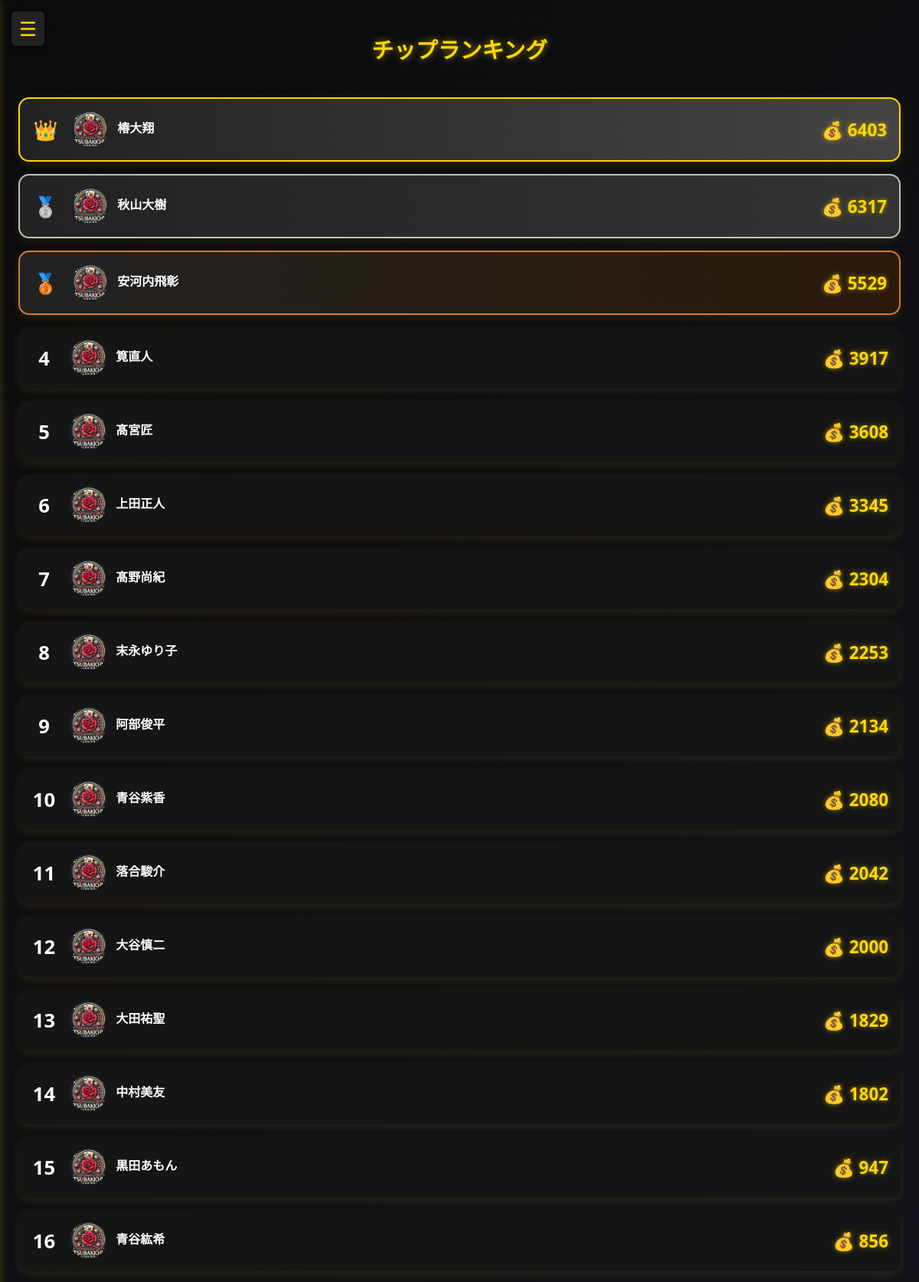
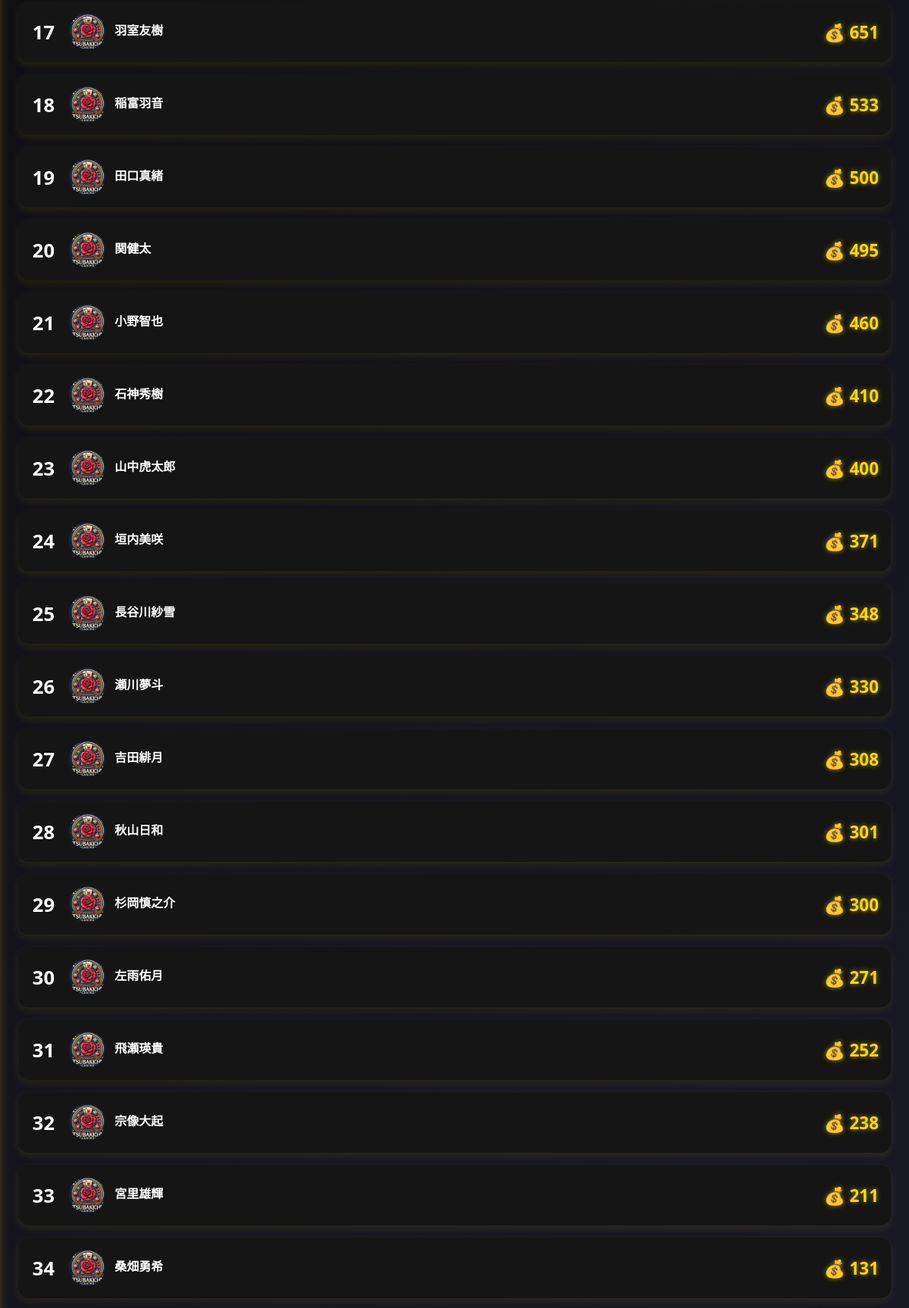
The app's page /ranking (signed in, upper part) with its own data (2 pictures, top to bottom).
### app/app.py (models this page shows)
class User(UserMixin, db.Model):
    id = db.Column(db.Integer, primary_key=True)
    name = db.Column(db.String(20),nullable=False, unique = True)
    username = db.Column(db.String(20),nullable=False, unique = True)
    pw = db.Column(db.String(20), nullable=False)
    chip = db.Column(db.Integer)
    point = db.Column(db.Integer)
    last_login = db.Column(db.Date)#年月日だけでいいのでData型。時間まで欲しい場合はDatetime
    station = db.Column(db.String(20))#最寄り駅
    fare = db.Column(db.Integer)#大宮駅までの運賃
    icon = db.Column(db.String(200), default="icons/default.png")#アイコン

### app/app.py (the view)
@app.route('/ranking')
@login_required
def ranking():
    users = User.query.order_by(User.chip.desc()).all()#usersをchipで降順(desc){昇順はasc}
    return render_template("ranking.html",users=users,current_user=current_user)

### app/app.py (called while the page is built)
@login_manager.user_loader
def load_user(user_id):
    return User.query.get(int(user_id))

### app/templates/ranking.html (shortened to what this page needs)
{% extends "base.html" %}
{% block content %}
<div class="ranking-container">
    <h1>チップランキング</h1>
    <div id="menu-button">☰</div>
    <div class="ranking-list">
        <table border = "1">
            {% for user in users %}
                <tr>
                    <div class="ranking-card {% if loop.index == 1 %}first{% elif loop.index == 2 %}second{% elif loop.index == 3 %}third{% endif %}">
                        <div class="rank-badge">
                            {% if loop.index == 1 %}👑{% elif loop.index == 2 %}🥈{% elif loop.index == 3 %}🥉{% else %}{{ loop.index }}{% endif %}
                        </div>
                        <div class="info">
                            <div class="name">
                                <a href="/profile/{{ user.id }}">
                                    <img src="{{ url_for('static', filename = user.icon) }}" alt="no_image" class="user-icon">
                                    {{ user.name }}
                                </a>
                            </div>
                            <span class="chip">💰 {{ user.chip }}</span>
                        </div>
                    </div>
                </tr>
            {% endfor %}
        </table>
    </div>
</div>
{% endblock %}

### app/templates/base.html (shortened to what this page needs)
<!DOCTYPE html>
<html lang="ja">
<head>
    <link rel="stylesheet" href="{{url_for('static',filename='css/style_card.css')}}">
</head>
<body>
    <div class="content">
        {% block content %}
        {% endblock %}
    </div>
</body>
</html>

### app/static/css/style_card.css (style rules this page uses)
body { background: linear-gradient(135deg, #0a0a0a, #1c1c2b); color: #fff; font-family: "Segoe UI", sans-serif; padding: 1rem; }
h1 { text-align: center; color: gold; margin-bottom: 1.5em; text-shadow: 0 0 10px rgba(255,215,0,0.6); font-size: 1.8em; }
.ranking-list { display: flex; flex-direction: column; gap: 1rem; }
.ranking-card { display: flex; align-items: center; background: #151515; border-radius: 14px; padding: 1rem; box-shadow: 0 4px 12px rgba(255,215,0,0.1); transition: transform 0.25s ease, box-shadow 0.25s ease; }
.rank-badge { font-size: 1.6rem; font-weight: bold; margin-right: 1rem; min-width: 35px; text-align: center; }
.first { background: linear-gradient(90deg, #222, #444); border: 2px solid gold; }
.second { background: linear-gradient(90deg, #222, #333); border: 2px solid silver; }
.third { background: linear-gradient(90deg, #222, #2a1a0a); border: 2px solid #cd7f32; }
.user-icon { width: 48px; height: 48px; border-radius: 50%; margin-right: 8px; vertical-align: middle; object-fit: cover; }
.info { display: flex; justify-content: space-between; align-items: center; width: 100%; }
.info .name a { font-weight: bold; color: #fff; text-decoration: none; display: inline-block; white-space: nowrap; }
.info .chip { font-size: 1.4rem; font-weight: bold; color: gold; margin: 0; text-shadow: 0 0 6px rgba(255,215,0,0.6); }
#menu-button { position: fixed; top: 15px; left: 15px; font-size: 1.6rem; color: gold; cursor: pointer; z-index: 1001; background: #222; padding: 5px 10px; border-radius: 6px; box-shadow: 0 2px 6px rgba(0,0,0,0.4); }

### records on screen
User: icon (placeholder picture), name "椿大翔", chip "6403"
User: icon (placeholder picture), name "秋山大樹", chip "6317"
User: icon (placeholder picture), name "安河内飛彰", chip "5529"
User: icon (placeholder picture), name "筧直人", chip "3917"
User: icon (placeholder picture), name "髙宮匠", chip "3608"
User: icon (placeholder picture), name "上田正人", chip "3345"
User: icon (placeholder picture), name "髙野尚紀", chip "2304"
User: icon (placeholder picture), name "末永ゆり子", chip "2253"
User: icon (placeholder picture), name "阿部俊平", chip "2134"
User: icon (placeholder picture), name "青谷紫香", chip "2080"
User: icon (placeholder picture), name "落合駿介", chip "2042"
User: icon (placeholder picture), name "大谷慎二", chip "2000"
User: icon (placeholder picture), name "大田祐聖", chip "1829"
User: icon (placeholder picture), name "中村美友", chip "1802"
User: icon (placeholder picture), name "黒田あもん", chip "947"
User: icon (placeholder picture), name "青谷紘希", chip "856"
User: icon (placeholder picture), name "羽室友樹", chip "651"
User: icon (placeholder picture), name "稲富羽音", chip "533"
User: icon (placeholder picture), name "田口真緒", chip "500"
User: icon (placeholder picture), name "関健太", chip "495"
User: icon (placeholder picture), name "小野智也", chip "460"
User: icon (placeholder picture), name "石神秀樹", chip "410"
User: icon (placeholder picture), name "山中虎太郎", chip "400"
User: icon (placeholder picture), name "垣内美咲", chip "371"
User: icon (placeholder picture), name "長谷川紗雪", chip "348"
User: icon (placeholder picture), name "瀬川夢斗", chip "330"
User: icon (placeholder picture), name "吉田緋月", chip "308"
User: icon (placeholder picture), name "秋山日和", chip "301"
User: icon (placeholder picture), name "杉岡慎之介", chip "300"
User: icon (placeholder picture), name "左雨佑月", chip "271"
User: icon (placeholder picture), name "飛瀬瑛貴", chip "252"
User: icon (placeholder picture), name "宗像大起", chip "238"
User: icon (placeholder picture), name "宮里雄輝", chip "211"
User: icon (placeholder picture), name "桑畑勇希", chip "131"
